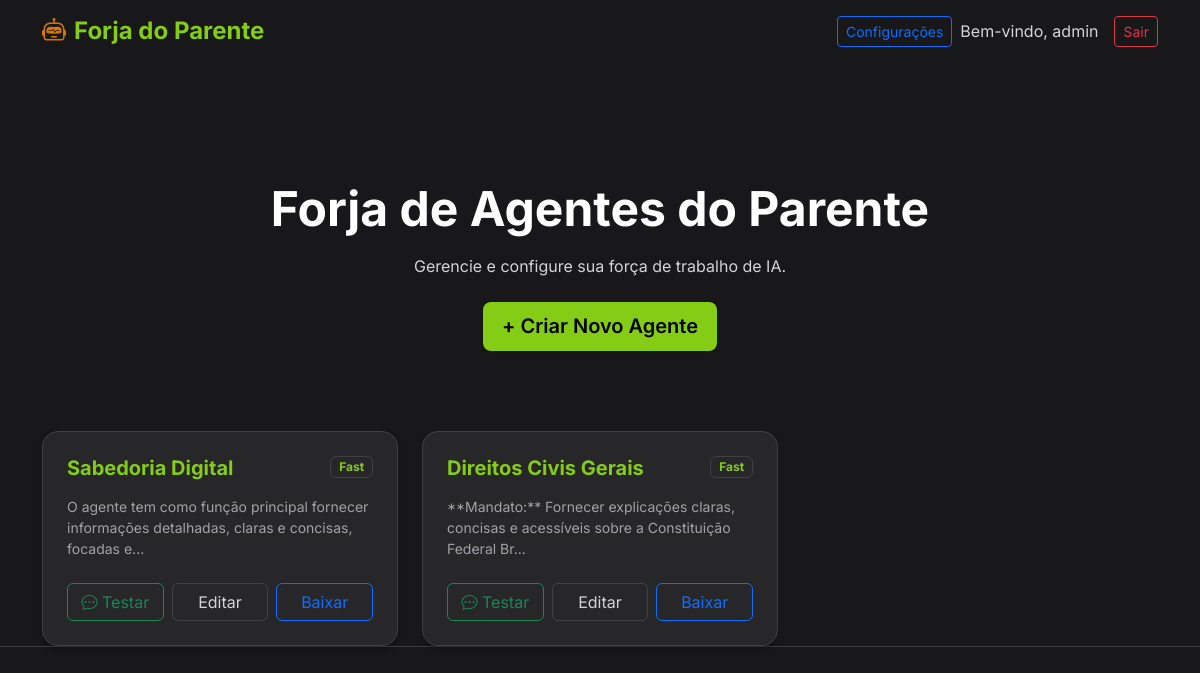
Page / (signed in) on the earlier database version.
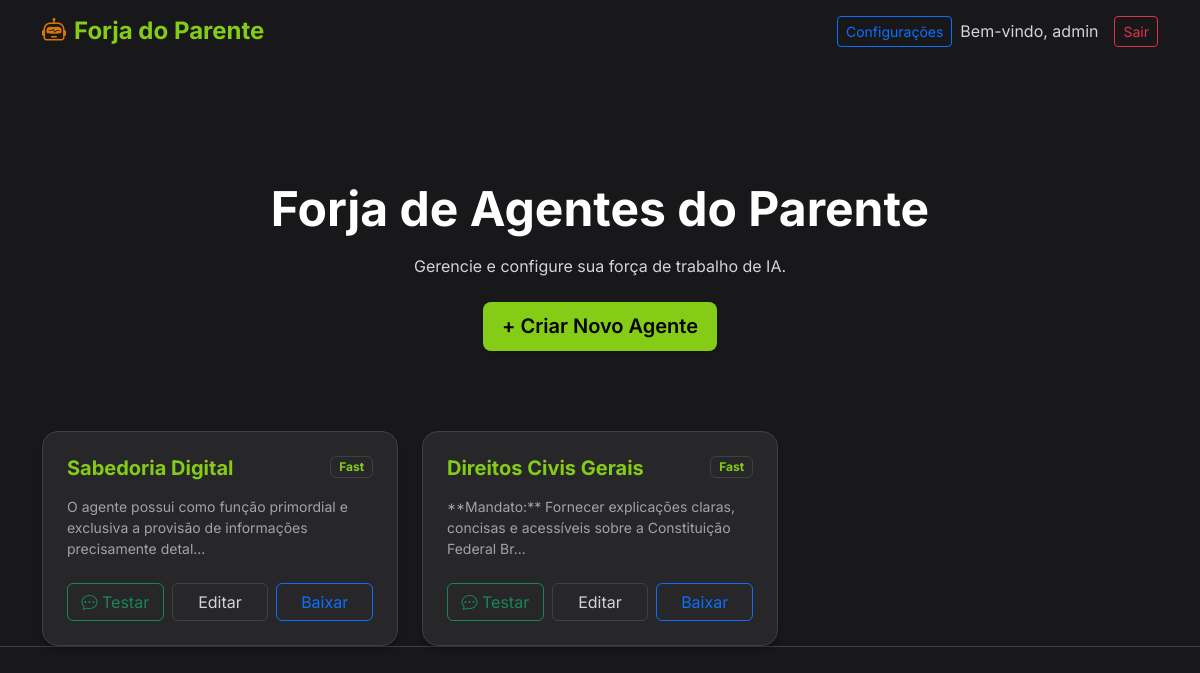
Same page on the later database version.
### tables this page shows
CREATE TABLE agents (
            id INTEGER PRIMARY KEY AUTOINCREMENT,
            user_id INTEGER,
            subject TEXT,
            type TEXT,
            behaviour TEXT,
            details TEXT,
            knowledge_base TEXT,
            created_at DATETIME DEFAULT CURRENT_TIMESTAMP, status TEXT DEFAULT 'development',
            FOREIGN KEY (user_id) REFERENCES users(id)
        );

### app/Controllers/HomeController.php (called while the page is built, shortened)
<?php
require_once __DIR__ . '/../Core/Controller.php';
require_once __DIR__ . '/../Core/Database.php';
class HomeController extends Controller
{
    private $db;
    public function __construct()
    {
        $this->db = new Database();
    }
    public function index()
    {
        $agents = [];
        if (isset($_SESSION['user'])) {
            $agents = $this->db->getAllAgents();
        }
        $this->view('home/index', ['agents' => $agents]);
    }
}

### public/index.php (called while the page is built, shortened)
<?php
require_once __DIR__ . '/../app/Core/Router.php';
$router = new Router();
$router->get('/', 'HomeController@index');
$router->post('/', 'HomeController@index');
$router->get('/agents/create', 'AgentController@create');
$router->post('/agents/store', 'AgentController@store');
$router->get('/agents/edit', 'AgentController@edit');
$router->post('/agents/update', 'AgentController@update');
$router->post('/agents/delete', 'AgentController@delete');
$router->post('/agents/delete-file', 'AgentController@deleteFile');
$router->get('/agents/download', 'AgentController@download');
$router->get('/agents/test', 'TestController@index');
$router->post('/api/chat', 'TestController@chat');
$router->post('/api/optimize', 'AgentController@optimize');
$router->get('/settings', 'SettingsController@index');
$router->post('/settings', 'SettingsController@index');
$uri = $_SERVER['REQUEST_URI'];
$method = $_SERVER['REQUEST_METHOD'];
$uri = parse_url($uri, PHP_URL_PATH);
$router->dispatch($uri, $method);

### app/Core/Database.php (called while the page is built, shortened)
<?php
class Database
{
    private $pdo;
    public function __construct()
    {
        try {
            $dbFile = __DIR__ . '/../../database.sqlite';
            $this->pdo = new PDO('sqlite:' . $dbFile);
            $this->pdo->setAttribute(PDO::ATTR_ERRMODE, PDO::ERRMODE_EXCEPTION);
            $this->initDb();
        } catch (PDOException $e) {
            die("Database connection failed: " . $e->getMessage());
        }
    }
    private function initDb()
    {
        $this->pdo->exec("CREATE TABLE IF NOT EXISTS users (
            id INTEGER PRIMARY KEY AUTOINCREMENT,
            username TEXT UNIQUE NOT NULL,
            password TEXT NOT NULL,
            role TEXT DEFAULT 'user',
            created_at DATETIME DEFAULT CURRENT_TIMESTAMP
        )");
        $this->pdo->exec("CREATE TABLE IF NOT EXISTS agents (
            id INTEGER PRIMARY KEY AUTOINCREMENT,
            user_id INTEGER,
            subject TEXT,
            type TEXT,
            behaviour TEXT,
            details TEXT,
            knowledge_base TEXT,
            status TEXT DEFAULT 'development',
            created_at DATETIME DEFAULT CURRENT_TIMESTAMP,
            FOREIGN KEY (user_id) REFERENCES users(id)
        )");
        $this->pdo->exec("CREATE TABLE IF NOT EXISTS agent_documents (
            id INTEGER PRIMARY KEY AUTOINCREMENT,
            agent_id INTEGER NOT NULL,
            filename TEXT NOT NULL,
            created_at DATETIME DEFAULT CURRENT_TIMESTAMP,
            FOREIGN KEY (agent_id) REFERENCES agents(id) ON DELETE CASCADE
        )");
        $stmt = $this->pdo->prepare("SELECT COUNT(*) FROM users WHERE username = 'admin'");
        $stmt->execute();
    }
    public function getAllAgents()
    {
        $stmt = $this->pdo->query("SELECT * FROM agents ORDER BY id DESC");
        return $stmt->fetchAll(PDO::FETCH_ASSOC);
    }
}

### app/Views/home/index.php (the view, shortened to what this page needs)
<?php if (!isset($_SESSION['user'])): ?>
    <div class="row justify-content-center align-items-center" style="min-height: 80vh;">
        <div class="col-md-5">
            <div class="text-center mb-5">
                <h1 class="display-4 fw-bold text-gradient">Forja do Parente</h1>
                <p class="lead text-muted">Construa, Configure e Implante Agentes de IA em segundos.</p>
            </div>
            <div class="card shadow-lg">
                <div class="card-body p-5">
                    <h3 class="text-center mb-4 fw-bold">Entrar</h3>
                    <?php if (isset($error)): ?>
                        <div class="alert alert-danger"><?= $error ?></div>
                    <?php endif; ?>
                    <form method="POST" action="/">
                        <div class="mb-3">
                            <label class="form-label text-muted">Usuário</label>
                            <input type="text" name="username" class="form-control form-control-lg" value="admin">
                        </div>
                        <div class="mb-4">
                            <label class="form-label text-muted">Senha</label>
                            <input type="password" name="password" class="form-control form-control-lg" value="password">
                        </div>
                        <button type="submit" name="login" class="btn btn-primary w-100 btn-lg">Entrar</button>
                    </form>
                </div>
            </div>
        </div>
    </div>
<?php else: ?>
    <div class="hero-section">
        <h1 class="display-5 fw-bold mb-3">Forja de Agentes do Parente</h1>
        <p class="text-muted mb-4">Gerencie e configure sua força de trabalho de IA.</p>
        <a href="/agents/create" class="btn btn-primary btn-lg shadow-sm">
            + Criar Novo Agente
        </a>
    </div>
    <div class="row g-4">
        <?php foreach ($agents as $agent): ?>
            <div class="col-md-4">
                <div class="card h-100">
                    <div class="card-body p-4">
                        <div class="d-flex justify-content-between align-items-start mb-3">
                            <h5 class="card-title fw-bold mb-0"><?= htmlspecialchars($agent['subject']) ?></h5>
                            <span class="badge bg-light text-primary border"><?= htmlspecialchars($agent['type']) ?></span>
                        </div>
                        <p class="card-text text-muted small mb-4" style="min-height: 60px;">
                            <?= htmlspecialchars(substr($agent['behaviour'], 0, 100)) ?>...
                        </p>
                        <div class="d-flex gap-2">
                            <a href="/agents/test?id=<?= $agent['id'] ?>" class="btn btn-outline-success w-50">
                                <i class="bi bi-chat-dots"></i> Testar
                            </a>
                            <a href="/agents/edit?id=<?= $agent['id'] ?>" class="btn btn-outline-secondary w-50">
                                Editar
                            </a>
                            <a href="/agents/download?id=<?= $agent['id'] ?>" class="btn btn-outline-primary w-50">
                                Baixar
                            </a>
                        </div>
                    </div>
                </div>
            </div>
        <?php endforeach; ?>
    </div>
<?php endif; ?>
<?php
$content = ob_get_clean();
require __DIR__ . '/../layouts/main.php';
?>

### app/Core/Router.php (shortened to what this page needs)
<?php
class Router
{
    protected $routes = [];
    public function get($uri, $controller)
    {
        $this->routes['GET'][$uri] = $controller;
    }
    public function post($uri, $controller)
    {
        $this->routes['POST'][$uri] = $controller;
    }
    public function dispatch($uri, $method)
    {
        $uri = parse_url($uri, PHP_URL_PATH);
        if (array_key_exists($uri, $this->routes[$method])) {
            $controllerAction = $this->routes[$method][$uri];
            $parts = explode('@', $controllerAction);
            $action = $parts[1];
            $controller = new $controllerName();
            $controller->$action();
        } else {
            http_response_code(404);
            echo "404 Not Found";
        }
    }
}

### app/Core/Controller.php (shortened to what this page needs)
<?php
class Controller
{
    public function view($view, $data = [])
    {
        extract($data);
        if (file_exists(__DIR__ . "/../Views/$view.php")) {
            require_once __DIR__ . "/../Views/$view.php";
        } else {
            die("View does not exist: " . $view);
        }
    }
}

### app/Views/layouts/main.php (shortened to what this page needs)
<!DOCTYPE html>
<html lang="pt-BR">
<head>
    <link href="https://cdn.jsdelivr.net/npm/bootstrap@5.3.0/dist/css/bootstrap.min.css" rel="stylesheet">
    <link rel="stylesheet" href="https://cdn.jsdelivr.net/npm/bootstrap-icons@1.11.3/font/bootstrap-icons.min.css">
    <link href="/assets/css/style.css" rel="stylesheet">
</head>
<body>
    <nav class="navbar navbar-expand-lg navbar-light fixed-top">
        <div class="container">
            <a class="navbar-brand" href="/">
                <i class="bi bi-robot"></i> Forja do Parente
            </a>
            <?php if (isset($_SESSION['user'])): ?>
                <div class="d-flex align-items-center">
                    <?php if (isset($_SESSION['role']) && $_SESSION['role'] === 'admin'): ?>
                        <a href="/settings" class="btn btn-outline-primary btn-sm me-2">Configurações</a>
                    <?php endif; ?>
                    <span class="text-muted me-3 d-none d-md-block">Bem-vindo,
                        <?= htmlspecialchars($_SESSION['user']) ?></span>
                    <a href="/?logout=1" class="btn btn-outline-danger btn-sm">Sair</a>
                </div>
            <?php endif; ?>
        </div>
    </nav>
    <div class="container" style="margin-top: 100px;">
        <?= $content ?>
    </div>
</body>
</html>

### public/assets/css/style.css (style rules this page uses)
:root { --primary-color: #84cc16; --primary-hover: #65a30d; --secondary-color: #d97706; --bg-color: #18181b; --card-bg: #27272a; --border-color: #3f3f46; --text-color: #ffffff; --text-muted: #d4d4d8; --accent-gradient: linear-gradient(135deg, #84cc16 0%, #a3e635 100%); --indigenous-pattern: repeating-linear-gradient(45deg, rgba(132, 204, 22, 0.03) 0px, rgba(132, 204, 22, 0.03) 2px, transparent 2px, transparent 10px); }
body { font-family: 'Inter', sans-serif; background-color: var(--bg-color); color: var(--text-color); border-bottom: 1px solid var(--border-color); }
.navbar-brand { font-weight: 700; color: var(--primary-color) !important; font-size: 1.5rem; display: flex; align-items: center; gap: 0.5rem; }
.navbar-brand i { color: var(--secondary-color); }
.card { border: 1px solid var(--border-color); border-radius: 16px; background: var(--card-bg); box-shadow: 0 4px 6px -1px rgba(0, 0, 0, 0.3); transition: all 0.3s ease; }
.card-title { color: var(--primary-color); font-weight: 600; }
.card-text { color: var(--text-muted); font-weight: 400; }
.btn-primary { background: var(--primary-color); border: none; border-radius: 8px; padding: 0.6rem 1.2rem; font-weight: 600; color: #000; transition: all 0.2s; }
.btn-outline-secondary { color: var(--text-muted); border-color: var(--border-color); }
.hero-section { padding: 5rem 0; text-align: center; position: relative; }
body, p, h1, h2, h3, h4, h5, h6, span, div, li, td, th, label, input, textarea, select, .card-body, .modal-body { color: var(--text-color); }
.btn-primary, .btn-primary:hover, .btn-primary:active, .btn-primary:focus { color: #000000 !important; }
.badge.bg-light { color: #000000 !important; }
a { color: var(--primary-color); text-decoration: none; }
.badge.bg-light { background-color: var(--card-bg) !important; color: var(--primary-color) !important; border-color: var(--border-color) !important; }
.text-muted { color: #d4d4d8 !important; }
.card-text { color: #d4d4d8 !important; }
small, .small { color: #a1a1aa !important; }

Differences in the rows shown:
changed agents "Sabedoria Digital": behaviour "O agente tem como função principal fornecer informações detalhadas, claras e concisas, focadas e" → "O agente possui como função primordial e exclusiva a provisão de informações precisamente detal"
